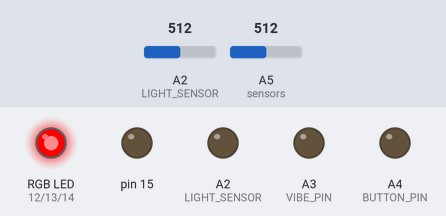
The sketch below on a simulated Arduino Uno, built with avr-gcc and run on an emulated ATmega328P. Shown: an RGB LED mixed from three pins (HIGH = lit), output pins drawn as LEDs (lit = HIGH). The test bench sets the inputs (shaded band); at power-on: A2 (LIGHT_SENSOR) = 512, A5 (sensors) = 512. Pins used as bus, display or sensor lines are not drawn; what the sketch prints to the serial monitor is not drawn.

Above: at 1.6 s.
1.7 s: A2 (LIGHT_SENSOR) set to 860
3.2 s: A2 (LIGHT_SENSOR) set to 886
At 3.9 s:
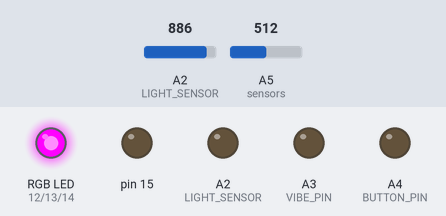
4.7 s: A2 (LIGHT_SENSOR) set to 716
At 5.9 s:
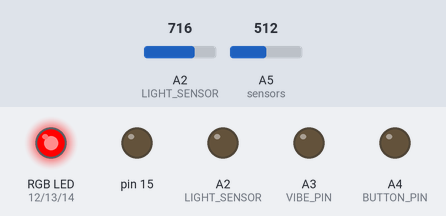
6.2 s: A2 (LIGHT_SENSOR) set to 900
At 7.1 s:
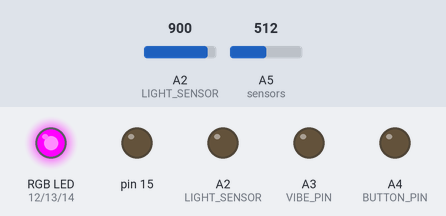
Timing chart, 0 to 8.7 s (numbered marks = the images above; inputs shaded):
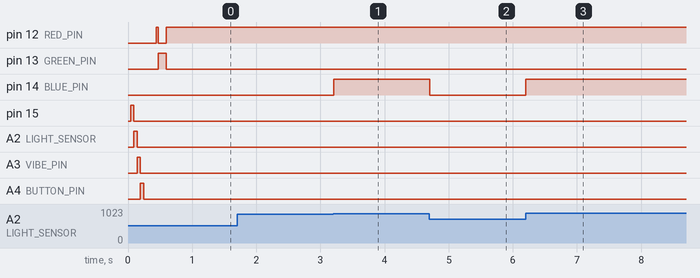

Measured:
- the behaviour switches between 872 and 873 on A2 (LIGHT_SENSOR) (found by bisection; images 0 and 1)
- after the input at 1.7 s, every drawn part: stays the same
- after the input at 3.2 s, pin 14 (BLUE_PIN): LOW → HIGH at once
- after the input at 4.7 s, pin 14 (BLUE_PIN): HIGH → LOW at once
- after the input at 6.2 s, pin 14 (BLUE_PIN): LOW → HIGH at once

The sketch:

Posture_Vest.ino
```cpp
#include <SimpleTimer.h>

#define BODY_SENSORS  1
#define BUTTON_PIN    A4
#define VIBE_PIN      A3
#define RED_PIN       12
#define BLUE_PIN      14
#define GREEN_PIN     13
#define LIGHT_SENSOR  A2
#define INDICATOR_LUX 255
#define VIBE_OFFSET   9

/*
   debug levels
   10 - full sensor readings
   20 - toggling events
   30 - user and sensor events
   40 - setup events
*/
#define DEBUG 40

// Global variables
SimpleTimer masterTimer;

bool vibeState, ledState, alertState;
int currentReading,
    previousReading,
    sensorTimerId,
    vibeTimerId,
    ledTimerId,
    whiteLeds[6];

int sensors[BODY_SENSORS][4] = {      // { pin, deviation, threshold, reading }
  {A5, -4, 0, 0}                     // belly sensor
};

void setup() {

#ifdef DEBUG
  Serial.begin(9600);
  Serial.println("Posture Vest");
#endif

#if DEBUG <= 40
  Serial.println("Setup tasks");
  Serial.println(" - button pin");
#endif

  pinMode(BUTTON_PIN, INPUT_PULLUP);

#if DEBUG <= 40
  Serial.println(" - vibrator pin");
#endif

  pinMode(VIBE_PIN, OUTPUT);

  for ( int sensor = 0; sensor < BODY_SENSORS; sensor++) {

#if DEBUG <= 40
    Serial.print(" - sensor pin ");
    Serial.print(sensor);
#endif

    pinMode(sensors[sensor][0], INPUT);
  }

#if DEBUG <= 40
  Serial.println(" - RGB pins");
#endif

  pinMode(RED_PIN, OUTPUT);
  pinMode(BLUE_PIN, OUTPUT);
  pinMode(GREEN_PIN, OUTPUT);

  // white lights
  for (int led = 15; led <= 20; led++) {

#if DEBUG <= 40
    Serial.print(" - white LED pin ");
    Serial.print(led - 15);
#endif

    pinMode(led, OUTPUT);
    digitalWrite(led, HIGH);
    delay(50);
    digitalWrite(led, LOW);
    whiteLeds[ led - 15 ] = led;
  }

#if DEBUG <= 40
  Serial.println(" - sensor timer");
#endif

  sensorTimerId = masterTimer.setInterval(3000, beginAlert);

#if DEBUG <= 40
  Serial.println(" - vibrator timer");
#endif

  vibeTimerId = masterTimer.setInterval(500, toggleVibe);

#if DEBUG <= 40
  Serial.println(" - LED timer");
#endif

  ledTimerId = masterTimer.setInterval(100, toggleLed);

#if DEBUG <= 40
  Serial.println(" - enable sensor timer");
#endif

  masterTimer.enable(sensorTimerId);
  readSensors();
  setThresholds();
}

void loop() {
  masterTimer.run();

  // verify and enforce
  readSensors();
  bool aboveThreshold = sensorsAboveThreshold();

  if (aboveThreshold) {
    masterTimer.restartTimer(sensorTimerId);
    stopAlert();
  }

  // check for adjustments
  if (buttonPressed()) {
    setThresholds();
  }
}

/*
   Sensing Functions
*/

bool buttonPressed() {
  int buttonState = digitalRead(BUTTON_PIN);
  if (buttonState == HIGH) {
    return false;
  }
  else {
    delay(10);      // debounce
    while (digitalRead(BUTTON_PIN) == LOW) {
      showColor(6);
      // wait for button release
      delay(10);
    }

#ifdef DEBUG
    Serial.println("button pressed");
#endif

    showColor(5);
    return true;
  }
}

void readSensors() {
  for (int sensor = 0; sensor < BODY_SENSORS; sensor++) {
    int readingSum, i;
    for (i = 0; i < 100; i++) {
      readingSum += analogRead(sensors[sensor][0]);
      delay(1);
      if (i % 50) {
        masterTimer.run();
      }
    }
    sensors[sensor][3] = readingSum / i;
  }
}

void printSensors() {

#ifdef DEBUG
  Serial.print("sensor readings: ");
  for (int sensor = 0; sensor < BODY_SENSORS; sensor++) {
    Serial.print( sensors[sensor][3] );
    Serial.print("  ");
  }
  Serial.println(' ');
#endif

}

/*
   Threshold functions
*/

bool sensorsAboveThreshold() {
  int adjustedThreshold;
  for (int sensor = 0; sensor < BODY_SENSORS; sensor++) {
    if (vibeState) {
      adjustedThreshold = VIBE_OFFSET + sensors[sensor][2];
    }
    else {
      adjustedThreshold = sensors[sensor][2];
    }
    if (sensors[sensor][3] < adjustedThreshold) {
      return false;
    }
  }
  return true;
}

void setThresholds() {

#ifdef DEBUG
  printSensors();
  Serial.print("New Thresholds: ");
#endif

  for (int sensor = 0; sensor < BODY_SENSORS; sensor++) {
    sensors[sensor][2] = sensors[sensor][3] - sensors[sensor][1];

#ifdef DEBUG
    Serial.print(sensors[sensor][2]);
    Serial.print("  ");
#endif

  }

#ifdef DEBUG
  Serial.println(" ");
#endif

  stopAlert();
}

/*
   Alerting
*/

void beginAlert() {
  if (!alertState) {

#ifdef DEBUG
    Serial.println("begin alert");
    printSensors();
#endif

    alertState = true;
  }
  startVibeAlert();
  startLedAlert();
}

void stopAlert() {
  if (alertState) {

#ifdef DEBUG
    Serial.println("stop alert");
    printSensors();
#endif

    alertState = false;
  }
  stopVibeAlert();
  stopLedAlert();
  masterTimer.restartTimer(sensorTimerId);
}

/*
   Vibrator functions
*/

void startVibeAlert() {

#ifdef DEBUG
  Serial.println("vibe on");
#endif

  toggleVibe();
  masterTimer.enable(vibeTimerId);
  masterTimer.run();
  delay(300);
}

void stopVibeAlert() {

#ifdef DEBUG
  Serial.println("vibe off");
#endif

  masterTimer.disable(vibeTimerId);
  digitalWrite(VIBE_PIN, LOW);
  vibeState = false;
}

void toggleVibe() {
  if (vibeState) {
    digitalWrite(VIBE_PIN, LOW);
  }
  else {
    digitalWrite(VIBE_PIN, HIGH);
  }
  vibeState = !vibeState;
}

/*
   LED functions
*/

int getBrightness() {
  int brightness, reading = analogRead(LIGHT_SENSOR);
  brightness = map(reading, 0, 1024, 5, INDICATOR_LUX);
  return brightness;
}

void startLedAlert() {

#ifdef DEBUG
  Serial.println("LED on");
#endif

  toggleLed();
  masterTimer.enable(ledTimerId);
  showColor(0);
}

void stopLedAlert() {

#ifdef DEBUG
  Serial.println("LED off");
#endif

  masterTimer.disable(ledTimerId);
  //digitalWrite(whiteLeds[0], LOW);
  showColor(4);
  ledState = false;
}

void toggleLed() {
  if (ledState) {
    //digitalWrite(whiteLeds[0], LOW);
    showColor(0);
  }
  else {
    //digitalWrite(whiteLeds[0], HIGH);
    showColor(5);
  }
  ledState = !ledState;
}

void applyColor(int red, int green, int blue, bool adjust = true) {
  int newRed, newGreen, newBlue, adjustment;
  if (adjust) {
    adjustment = getBrightness();
  }
  else {
    adjustment = 255;
  }
  newRed = map(red, 0, 255, 0, adjustment);
  analogWrite(RED_PIN, newRed);
  newGreen = map(green, 0, 255, 0, adjustment);
  analogWrite(GREEN_PIN, newGreen);
  newBlue = map(blue, 0, 255, 0, adjustment);
  analogWrite(BLUE_PIN, newBlue);
}

void showColor(int id) {
  switch (id) {
    case 0:     //black
      applyColor(0, 0, 0);
      break;
    case 1:     //red
      applyColor(255, 0, 0);
      break;
    case 2:     //green
      applyColor(0, 255, 0);
      break;
    case 3:     //blue
      applyColor(0, 0, 255);
      break;
    case 4:     //sea green
      applyColor(150, 255, 50);
      break;
    case 5:     //amber
      applyColor(255, 40, 10);
      break;
    case 6:     //violet
      applyColor(255, 10, 150);
      break;
    default:
      applyColor(0, 0, 0);
      break;
  }
}
```
